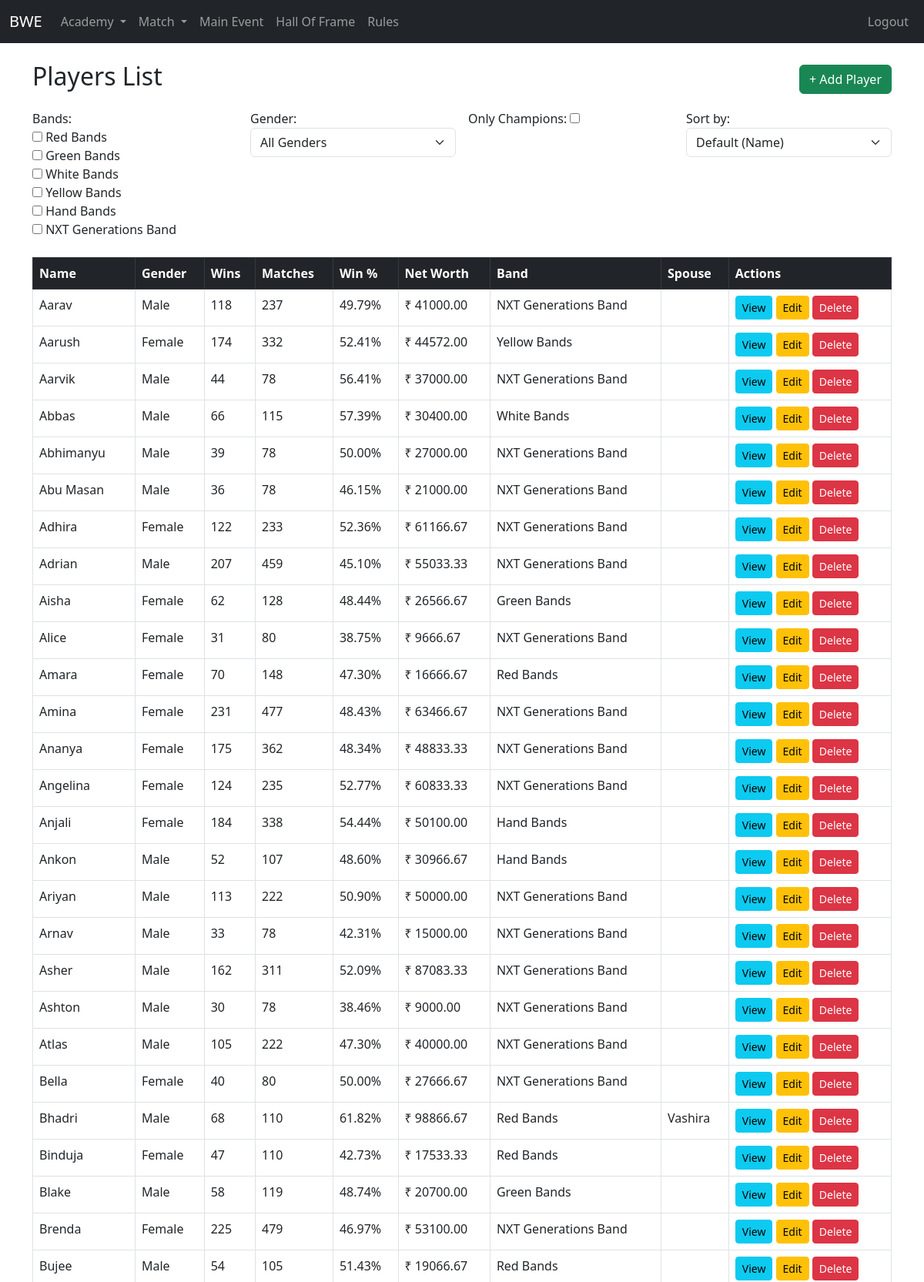
The page /academy/players/ (signed in, upper part) on the database its author committed.
### academy/models.py (models this page shows, shortened)
class Player(models.Model):
    GENDER_CHOICES = [
        ('Male', 'Male'),
        ('Female', 'Female'),
    ]
    name = models.CharField(max_length=200)
    gender = models.CharField(max_length=10, choices=GENDER_CHOICES)
    band = models.ForeignKey(Band, on_delete=models.CASCADE, related_name='player_band')
    wins = models.PositiveIntegerField(default=0)
    matchesplayed = models.PositiveIntegerField(default=0)
    winningpercentage = models.FloatField(default=0)
    networth = models.FloatField(default=0)
    image_url = models.CharField(max_length=120, null=True, blank=True)
    is_active = models.BooleanField(default=True)
    objects = ActivePlayerManager()
    all_objects = models.Manager()
    spouse = models.OneToOneField(
        'self',
        on_delete=models.SET_NULL,
        null=True,
        blank=True,
        related_name="partner"
    )

class Band(models.Model):
    name = models.CharField(max_length=200)
    networth = models.FloatField(default=0)
    image_url = models.CharField(max_length=120, null=True, blank=True)
    emoji = models.CharField(max_length=5, null=True, blank=True)
    def __str__(self):
        return self.name

### academy/views.py (the view)
# urls.py: path('players/', views.player_list, name='player-list'),
@login_required
def player_list(request):
    form = PlayerFilterForm(request.GET or None)
    players = get_player_object_list(form)
    return render(
        request,
        "academy/players/player_list.html",
        {"players": players, "form": form, 'title': 'Players List',},
    )

### academy/models.py (called while the page is built)
    def get_queryset(self):
        return super().get_queryset().filter(is_active=True)

### academy/views.py (called while the page is built, shortened)
def get_player_object_list(form):
    players = Player.objects.all().order_by("name")
    return players

### templates/academy/players/player_list.html (shortened to what this page needs)
{% extends "base.html" %}
{% block content %}
<div class="d-flex justify-content-between align-items-center mb-3">
  <h2>{{title}}</h2>
  {% if form %}
    <a href="{% url 'player-create' %}" class="btn btn-success">+ Add Player</a>
  {% endif %}
</div>
<div class="row">
  {% include "academy/players/partials/player_filter.html" %}
</div>
<div class="table-responsive">
<table class="table table-hover table-bordered">
  <thead class="table-dark">
    <tr>
      <th>Name</th><th>Gender</th><th>Wins</th><th>Matches</th>
      <th>Win %</th><th>Net Worth</th><th>Band</th><th>Spouse</th><th>Actions</th>
    </tr>
  </thead>
  <tbody id="table-body">
    {% include "academy/players/partials/table_body.html" %}
  </tbody>
</table>
</div>
{% endblock %}

### templates/academy/players/partials/table_body.html
{% if players %}
    {% for player in players %}
    <tr>
    <td>{{ player.name }}</td>
    <td>{{ player.gender }}</td>
    <td>{{ player.wins }}</td>
    <td>{{ player.matchesplayed }}</td>
    <td>{{ player.winningpercentage|floatformat:2 }}%</td>
    <td>₹ {{ player.networth|floatformat:2 }}</td>
    <td>{{ player.band.name }}</td>
    <td>
        {% if player and player.spouse %}
        {{ player.spouse.name }}
        {% endif %}
    </td>
    <td>
        <a href="{% url 'player-view' player.id %}" class="btn btn-info btn-sm">View</a>
        <a href="{% url 'player-update' player.pk %}" class="btn btn-sm btn-warning">Edit</a>
        <a class="btn btn-danger btn-sm"
            hx-get="{% url 'player-delete' player.pk %}"
            hx-target="#dialog"
            hx-swap="innerHTML">
        Delete
        </a>
    </td>
    </tr>
    {% empty %}
    <tr><td colspan="8" class="text-center">No players yet.</td></tr>
    {% endfor %}
{% endif %}

### rows shown on the page
Player: name "Aarav", gender "Male", wins "118", matchesplayed "237", winningpercentage "49.79", networth "41000.00", band.name "NXT Generations Band"
Player: name "Aarush", gender "Female", wins "174", matchesplayed "332", winningpercentage "52.41", networth "44572.00", band.name "Yellow Bands"
Player: name "Aarvik", gender "Male", wins "44", matchesplayed "78", winningpercentage "56.41", networth "37000.00", band.name "NXT Generations Band"
Player: name "Abbas", gender "Male", wins "66", matchesplayed "115", winningpercentage "57.39", networth "30400.00", band.name "White Bands"
Player: name "Abhimanyu", gender "Male", wins "39", matchesplayed "78", winningpercentage "50.00", networth "27000.00", band.name "NXT Generations Band"
Player: name "Abu Masan", gender "Male", wins "36", matchesplayed "78", winningpercentage "46.15", networth "21000.00", band.name "NXT Generations Band"
Player: name "Adhira", gender "Female", wins "122", matchesplayed "233", winningpercentage "52.36", networth "61166.67", band.name "NXT Generations Band"
Player: name "Adrian", gender "Male", wins "207", matchesplayed "459", winningpercentage "45.10", networth "55033.33", band.name "NXT Generations Band"
Player: name "Aisha", gender "Female", wins "62", matchesplayed "128", winningpercentage "48.44", networth "26566.67", band.name "Green Bands"
Player: name "Alice", gender "Female", wins "31", matchesplayed "80", winningpercentage "38.75", networth "9666.67", band.name "NXT Generations Band"
Player: name "Amara", gender "Female", wins "70", matchesplayed "148", winningpercentage "47.30", networth "16666.67", band.name "Red Bands"
Player: name "Amina", gender "Female", wins "231", matchesplayed "477", winningpercentage "48.43", networth "63466.67", band.name "NXT Generations Band"
Player: name "Ananya", gender "Female", wins "175", matchesplayed "362", winningpercentage "48.34", networth "48833.33", band.name "NXT Generations Band"
Player: name "Angelina", gender "Female", wins "124", matchesplayed "235", winningpercentage "52.77", networth "60833.33", band.name "NXT Generations Band"
Player: name "Anjali", gender "Female", wins "184", matchesplayed "338", winningpercentage "54.44", networth "50100.00", band.name "Hand Bands"
Player: name "Ankon", gender "Male", wins "52", matchesplayed "107", winningpercentage "48.60", networth "30966.67", band.name "Hand Bands"
Player: name "Ariyan", gender "Male", wins "113", matchesplayed "222", winningpercentage "50.90", networth "50000.00", band.name "NXT Generations Band"
Player: name "Arnav", gender "Male", wins "33", matchesplayed "78", winningpercentage "42.31", networth "15000.00", band.name "NXT Generations Band"
Player: name "Asher", gender "Male", wins "162", matchesplayed "311", winningpercentage "52.09", networth "87083.33", band.name "NXT Generations Band"
Player: name "Ashton", gender "Male", wins "30", matchesplayed "78", winningpercentage "38.46", networth "9000.00", band.name "NXT Generations Band"
Player: name "Atlas", gender "Male", wins "105", matchesplayed "222", winningpercentage "47.30", networth "40000.00", band.name "NXT Generations Band"
Player: name "Bella", gender "Female", wins "40", matchesplayed "80", winningpercentage "50.00", networth "27666.67", band.name "NXT Generations Band"
Player: name "Bhadri", gender "Male", wins "68", matchesplayed "110", winningpercentage "61.82", networth "98866.67", band.name "Red Bands", spouse.name "Vashira"
Player: name "Binduja", gender "Female", wins "47", matchesplayed "110", winningpercentage "42.73", networth "17533.33", band.name "Red Bands"
Player: name "Blake", gender "Male", wins "58", matchesplayed "119", winningpercentage "48.74", networth "20700.00", band.name "Green Bands"
Player: name "Brenda", gender "Female", wins "225", matchesplayed "479", winningpercentage "46.97", networth "53100.00", band.name "NXT Generations Band"
Player: name "Bujee", gender "Male", wins "54", matchesplayed "105", winningpercentage "51.43", networth "19066.67", band.name "Red Bands"

### other values the page prints
{{ title }} "Players List"
